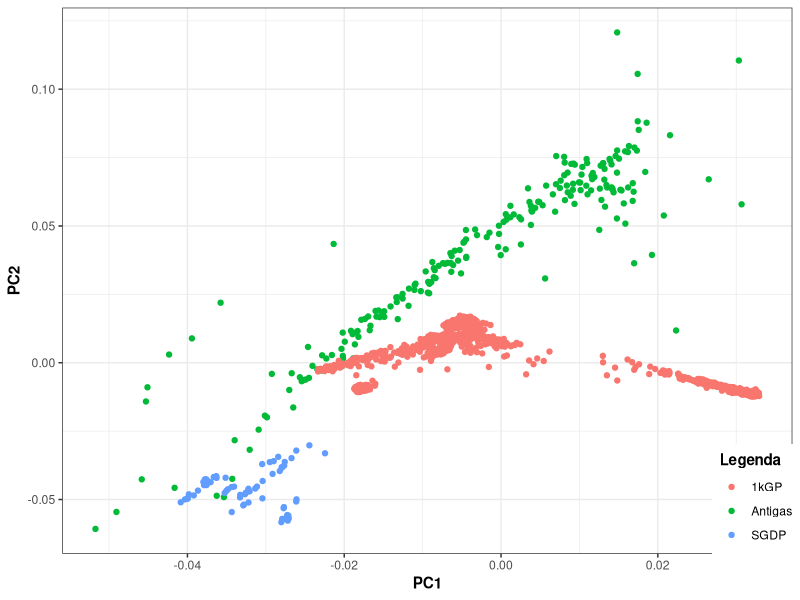
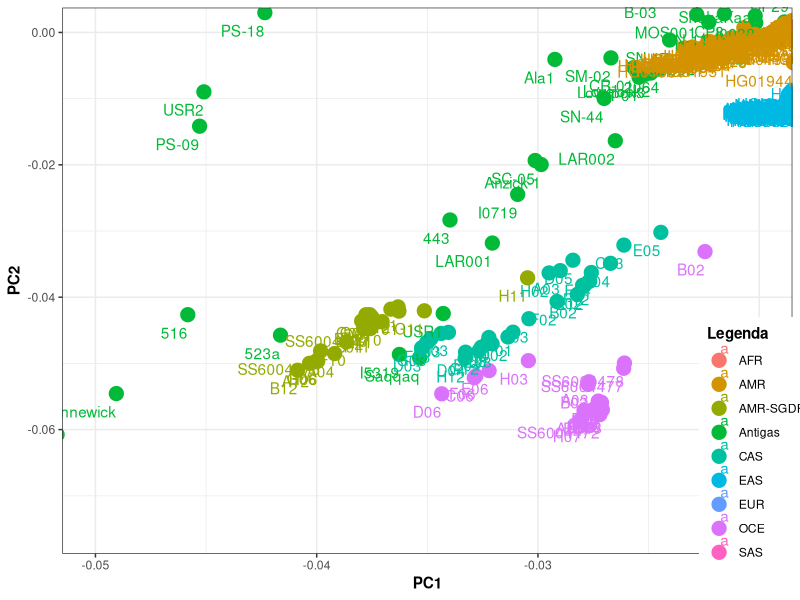

Generate these figures, in order, with R:
# The outputs of this script can be found as "Figura 31" (page 103) and
# "Figura 32" (page 104) in my PhD Thesis.

# Install the required package if needed.
install.packages("ggplot2")

# Set working directory to the folder where PCA.txt is located.
setwd("Path:/To/Folder")

# Load the required package.
library(ggplot2)

# Read PCA.txt as a dataframe. PCA.txt is a modified output file from
# PLINK PCA function. Specifically, this file contains the eigenvectors
# computed by PLINK during Principal Component Analysis (PCA). Each row
# represents one sample in my dataset followed by their respective
# eigenvectors in the first 20 principal components computed by PLINK.
df <- read.table("PCA.txt", sep = "\t", header = F)

# This command generates "Figura 31"
ggplot(df, aes(V6, V7, colour = V4)) +
  geom_point(size = 1.5) +
  theme_bw() +
  xlab("PC1") +
  ylab("PC2") +
  labs(colour = "Legenda") +
  scale_size(guide = "none") +
  theme(
    axis.title = element_text(face = "bold"),
    legend.title = element_text(face = "bold")
  ) +
  theme(legend.position = c(.95, .1))

# This command generates "Figura 32"
ggplot(df, aes(V6, V7, colour = V5)) +
  geom_point(size = 4.5) +
  theme_bw() +
  xlab("PC1") +
  ylab("PC2") +
  labs(colour = "Legenda") +
  scale_size(guide = "none") +
  theme(
    axis.title = element_text(face = "bold"),
    legend.title = element_text(face = "bold")
  ) +
  theme(legend.position = c(.95, .2)) +
  coord_cartesian(ylim = c(-0.075, 0), xlim = c(-0.05, -0.02)) +
  geom_text(aes(label = V2), hjust = 1, vjust = 2)

# The legend of "Figura 32" was further modified (to present only the
# labels referring to the visible populations in the plot) using an
# image editor.